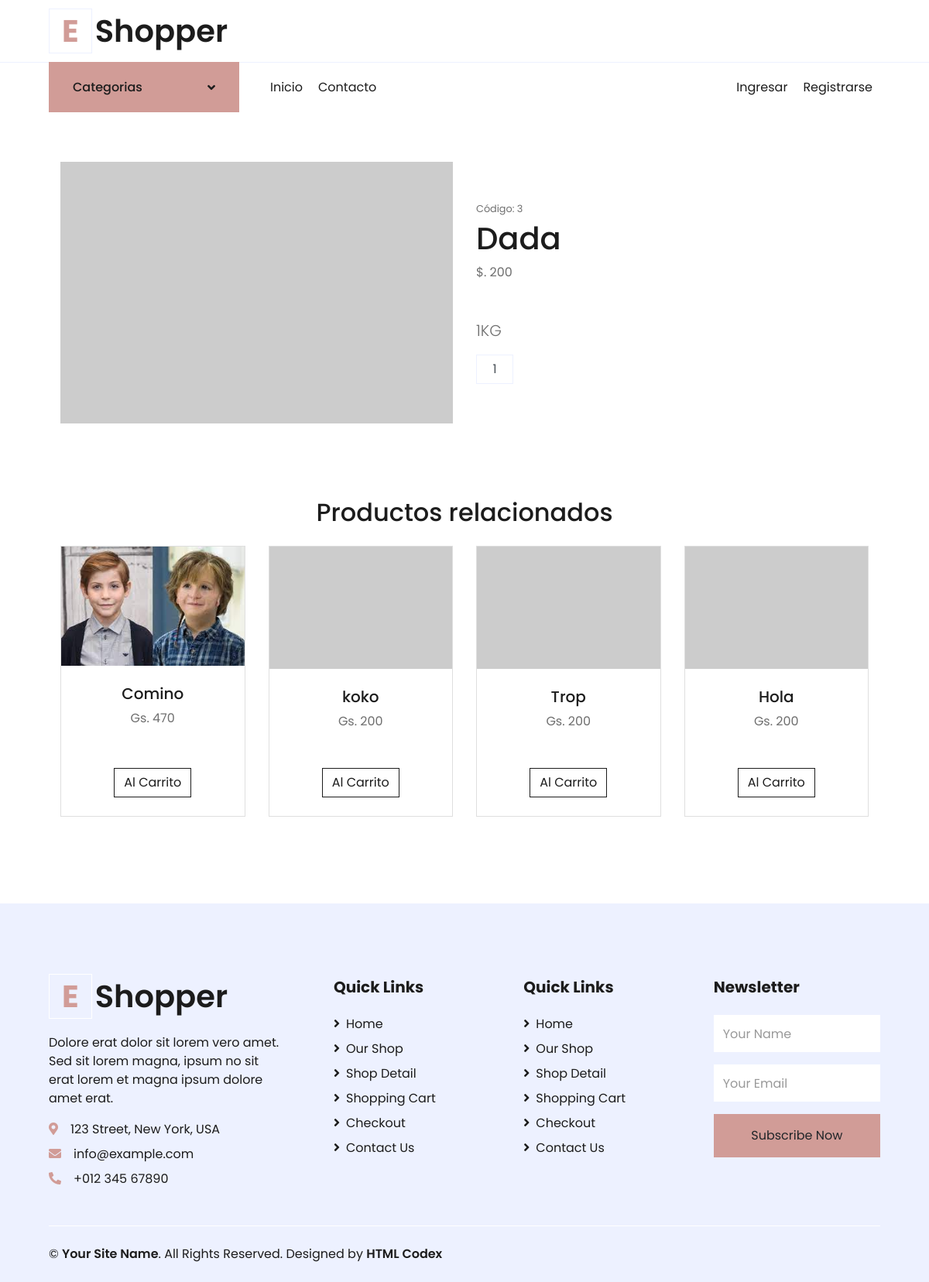
The page /detalleproducto/3/ on the database its author committed.
### DistribuidoraApp/models.py (models this page shows, shortened)
class Productos(models.Model):
    nombre = models.CharField(max_length=100)
    imagen = models.ImageField(upload_to='imgproductos/%Y/%m/%d', blank=True)
    descripcion = models.CharField(max_length=500)
    precio = models.IntegerField()
    stock = models.IntegerField(null=True, default=0)
    categoria = models.ForeignKey(Categorias, on_delete=models.PROTECT)
    oferta = models.BooleanField(default=False)
    class Meta:
        db_table = 'productos'
        verbose_name = 'Producto'
        verbose_name_plural = 'Productos'
        ordering = ['id']

### DistribuidoraApp/views.py (the view)
# urls.py: path('detalleproducto/<id>/', detalleProducto, name='detalleProducto'),
def detalleProducto(request, id):
    product = get_object_or_404(Productos, id=id)
    otrosProductos = Productos.objects.filter(categoria=product.categoria)
    data = {
        'producto': product,
        'productosRelacionados': otrosProductos
    }
    return render(request, 'DistribuidoraApp/detalle-productos.html', data)

### DistribuidoraApp/context_processors.py (called while the page is built)
def extras(request):
	lista_categorias = Categorias.objects.all().order_by('nombre')
	return {'categorias':lista_categorias}

def importe_total_carro(request):
	total=0
	if request.user.is_authenticated:
		if "carro" in request.session:
			for key, value in request.session["carro"].items():
				total= total + int(value["precio"])
	return {"importe_total_carro":total}

### DistribuidoraApp/templates/DistribuidoraApp/detalle-productos.html (shortened to what this page needs)
{% extends 'DistribuidoraApp/base.html' %}
{% load static %}
{% block contenidoPagina %}
<section class="py-5">
    <div class="container px-4 px-lg-5 my-3">
        <div class="row gx-4 gx-lg-5 align-items-center">
            {% if producto.imagen %}
            <div class="col-md-6"><img class="card-img-top mb-5 mb-md-0" src="{{ producto.imagen.url }}" /></div>
            {% else %}
            <div class="col-md-6"><img class="card-img-top mb-5 mb-md-0" src="https://dummyimage.com/450x300/dee2e6/6c757d.jpg" alt="..." /></div>
            {% endif %}
            <div class="col-md-6">
                <div class="small mb-1">Código: {{ producto.id }}</div>
                <h1 class="display-5 fw-bolder">{{ producto.nombre }}</h1>
                <div class="fs-5 mb-5">
                    <span>$. {{ producto.precio }} </span>
                </div>
                <p class="lead">{{ producto.descripcion }}</p>
                <div class="d-flex">
                    <input class="form-control text-center me-3" id="inputQuantity" type="num" value="1" style="max-width: 3rem" />
                </div>
            </div>
        </div>
    </div>
</section>
<section class="py-3 bg-light">
    <div class="container px-3 px-lg-5 mt-3">
        <h2 class="fw-bolder mb-4 text-center">Productos relacionados</h2>
        <div class="row gx-4 gx-lg-5 row-cols-2 row-cols-md-3 row-cols-xl-4 justify-content-center">
            {% for product in productosRelacionados %} {% if product.id == producto.id %} {% else %}
            <div class="col mb-5">
                <div class="card h-100">
                    {% if product.imagen %}
                    <img class="card-img-top" src="{{ product.imagen.url }}" /> {% else %}
                    <img class="card-img-top" src="https://dummyimage.com/450x300/dee2e6/6c757d.jpg" alt="producto" /> {% endif %}
                    <div class="card-body p-4">
                        <div class="text-center">
                            <h5 class="fw-bolder">{{ product.nombre }}</h5>
                            Gs. {{ product.precio }}
                        </div>
                    </div>
                    <div class="card-footer p-4 pt-0 border-top-0 bg-transparent">
                        <div class="text-center">
                            <a class="btn btn-outline-dark mt-auto" href="#"> Al Carrito</a>
                        </div>
                    </div>
                </div>
            </div>
            {% endif %} {% endfor %}
        </div>
    </div>
</section>
{% endblock %}

### rows shown on the page
Productos: id "3", nombre "Dada", precio "200", descripcion "1KG"
Productos: imagen (picture), nombre "Comino", precio "470"
Productos: nombre "koko", precio "200"
Productos: nombre "Trop", precio "200"
Productos: nombre "Hola", precio "200"
